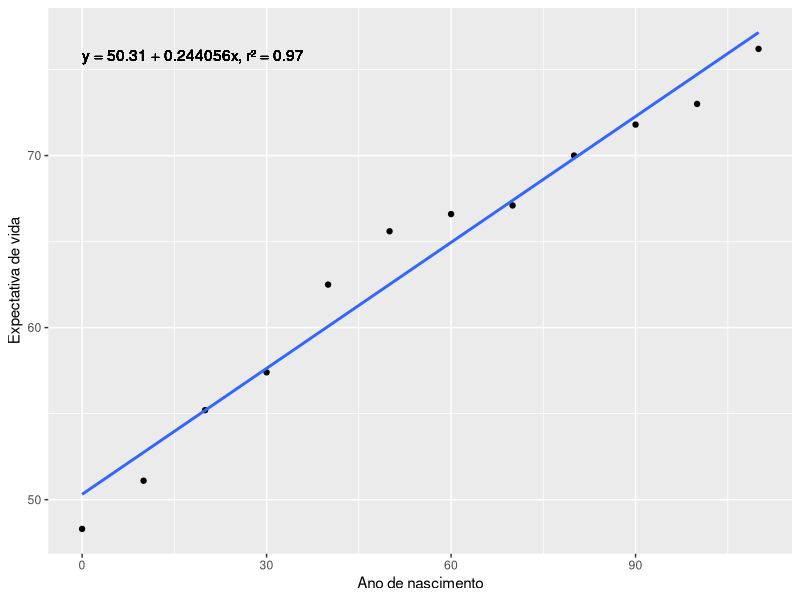

Write R code to recreate this figure.
library( ggplot2 )

data <- data.frame(
  x = c( 0, 10, 20, 30, 40, 50, 60, 70, 80, 90, 100, 110 ),
  y = c( 48.3, 51.1, 55.2, 57.4, 62.5, 65.6, 66.6, 67.1, 70.0, 71.8, 73.0, 76.2 )
)

modelo <- lm( data$y ~ data$x )
coeficientes <- modelo$coefficients
texto <- sprintf( 'y = %.2f + %.6fx, r² = %.2f', coeficientes[ 1 ], 
                  coeficientes[ 2 ], summary( modelo )$r.squared )

ggplot( data, aes( x, y )) + 
  geom_point() +
  geom_abline( intercept = 14.52, slope = -1.05 * 10^(-4), color = 'red') +
  geom_smooth( method = 'lm', se = FALSE ) +
  xlab( 'Ano de nascimento' ) +
  ylab( 'Expectativa de vida' ) +
  geom_text( aes( x = min( data$x ), y = max( data$y ), label = texto)
             , hjust = 0, vjust = 1 )
